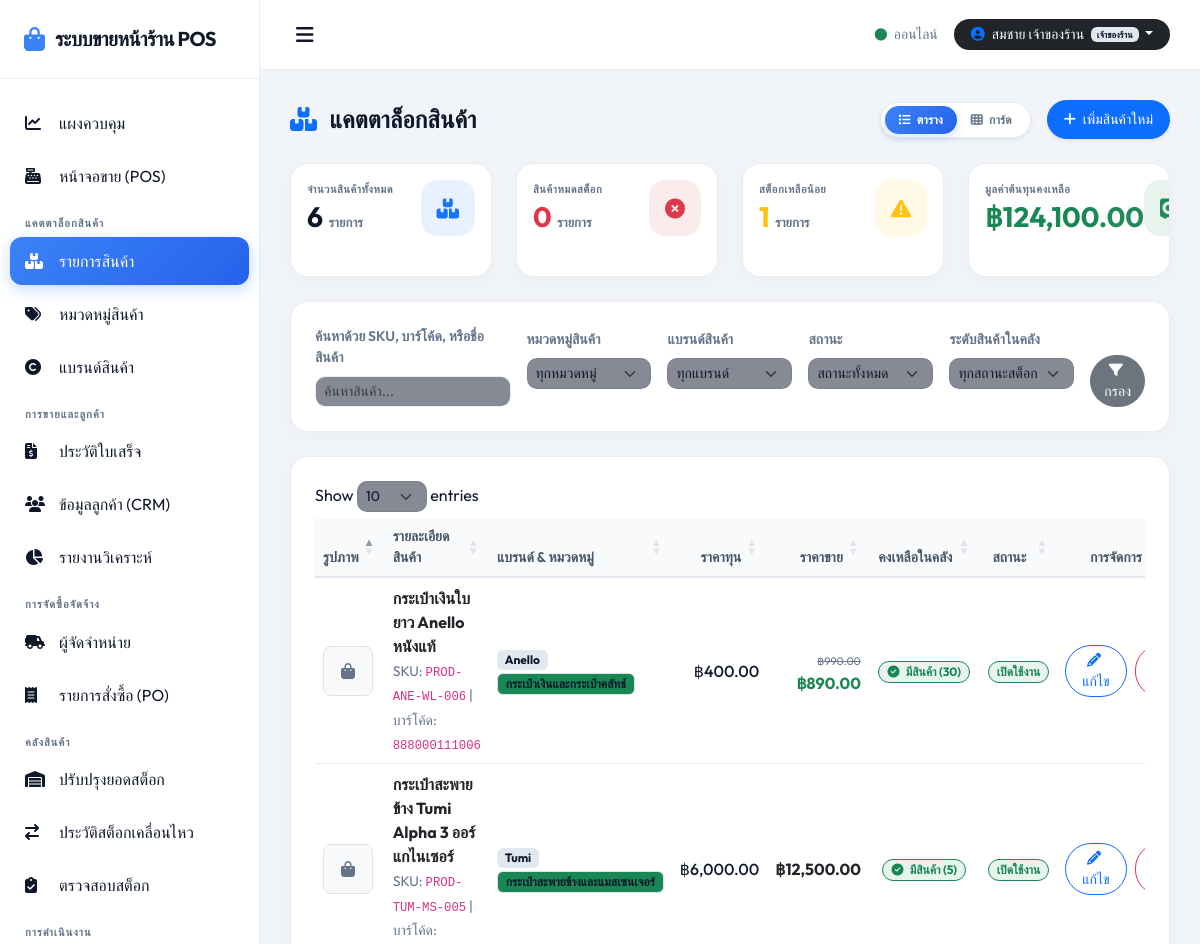
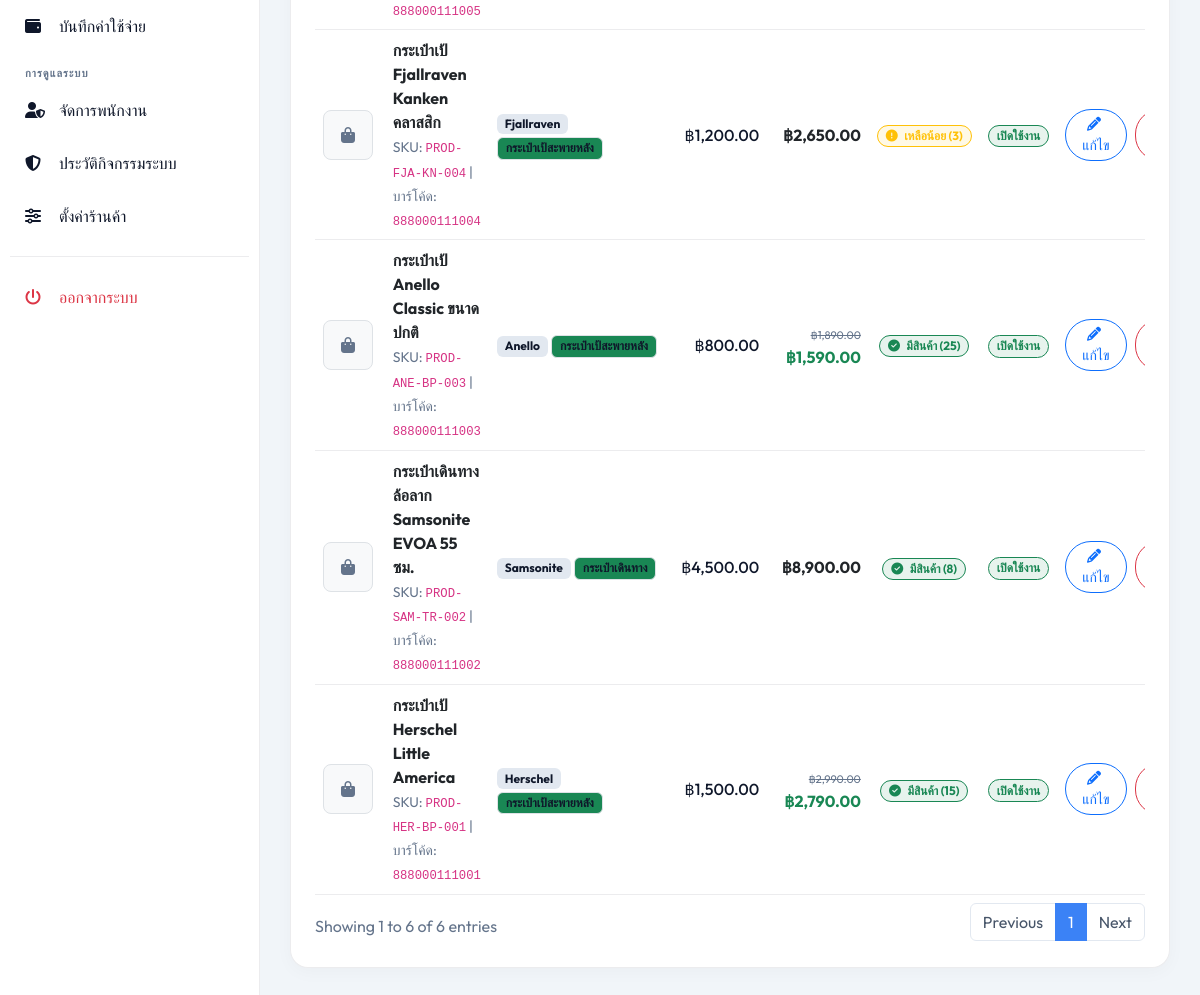
Screenshot of /products (signed in) with the database file from the repository (2 pictures, top to bottom).
### tables this page shows
CREATE TABLE `products` (
    `id` INT AUTO_INCREMENT PRIMARY KEY,
    `sku` VARCHAR(50) NOT NULL UNIQUE,
    `barcode` VARCHAR(50) NOT NULL UNIQUE,
    `name` VARCHAR(150) NOT NULL,
    `brand_id` INT NULL,
    `category_id` INT NULL,
    `color` VARCHAR(50) NULL,
    `material` VARCHAR(100) NULL,
    `size` VARCHAR(50) NULL,
    `cost_price` DECIMAL(10,2) NOT NULL DEFAULT 0.00,
    `selling_price` DECIMAL(10,2) NOT NULL DEFAULT 0.00,
    `promotion_price` DECIMAL(10,2) NULL,
    `stock_quantity` INT NOT NULL DEFAULT 0,
    `min_stock` INT NOT NULL DEFAULT 5,
    `description` TEXT NULL,
    `status` ENUM('Active', 'Inactive') DEFAULT 'Active',
    `created_at` TIMESTAMP DEFAULT CURRENT_TIMESTAMP,
    `updated_at` TIMESTAMP DEFAULT CURRENT_TIMESTAMP ON UPDATE CURRENT_TIMESTAMP,
    FOREIGN KEY (`brand_id`) REFERENCES `brands` (`id`) ON DELETE SET NULL,
    FOREIGN KEY (`category_id`) REFERENCES `categories` (`id`) ON DELETE SET NULL,
    INDEX `idx_products_sku` (`sku`),
    INDEX `idx_products_barcode` (`barcode`)
);

CREATE TABLE `brands` (
    `id` INT AUTO_INCREMENT PRIMARY KEY,
    `name` VARCHAR(100) NOT NULL UNIQUE,
    `description` TEXT NULL,
    `created_at` TIMESTAMP DEFAULT CURRENT_TIMESTAMP,
    `updated_at` TIMESTAMP DEFAULT CURRENT_TIMESTAMP ON UPDATE CURRENT_TIMESTAMP
);

CREATE TABLE `categories` (
    `id` INT AUTO_INCREMENT PRIMARY KEY,
    `name` VARCHAR(100) NOT NULL UNIQUE,
    `description` TEXT NULL,
    `created_at` TIMESTAMP DEFAULT CURRENT_TIMESTAMP,
    `updated_at` TIMESTAMP DEFAULT CURRENT_TIMESTAMP ON UPDATE CURRENT_TIMESTAMP
);

### views/products/index.php (the view, shortened to what the rows shown need)
<div class="glass-panel border border-secondary shadow-sm" id="productsTableView">
    <div class="table-responsive">
        <table class="table align-middle w-100" id="productsTable">
            <thead>
                <tr class="text-secondary small border-secondary">
                    <th style="width: 70px;">รูปภาพ</th>
                    <th>รายละเอียดสินค้า</th>
                    <th>แบรนด์ & หมวดหมู่</th>
                    <th class="text-end">ราคาทุน</th>
                    <th class="text-end">ราคาขาย</th>
                    <th class="text-center">คงเหลือในคลัง</th>
                    <th class="text-center">สถานะ</th>
                    <th style="width: 160px;" class="text-center">การจัดการ</th>
                </tr>
            </thead>
            <tbody>
                <?php foreach ($products as $prod): ?>
                    <tr class="border-secondary text-light">
                        <td>
                            <?php if (!empty($prod['primary_image'])): ?>
                                <img src="<?= htmlspecialchars($prod['primary_image']) ?>" alt="Bag Image" class="rounded-3 border" style="width: 50px; height: 50px; object-fit: cover; box-shadow: 0 2px 8px rgba(0,0,0,0.05);">
                            <?php else: ?>
                                <div class="bg-light rounded-3 border text-secondary d-flex align-items-center justify-content-center" style="width: 50px; height: 50px;">
                                    <i class="fa-solid fa-bag-shopping"></i>
                                </div>
                            <?php endif; ?>
                        </td>
                        <td>
                            <span class="fw-bold text-dark"><?= htmlspecialchars($prod['name']) ?></span><br>
                            <span class="text-secondary small">SKU: <code><?= htmlspecialchars($prod['sku']) ?></code> | บาร์โค้ด: <code><?= htmlspecialchars($prod['barcode']) ?></code></span>
                        </td>
                        <td>
                            <span class="badge bg-secondary"><?= htmlspecialchars($prod['brand_name'] ?? 'ไม่มีแบรนด์') ?></span>
                            <span class="badge bg-success border text-light"><?= htmlspecialchars($prod['category_name'] ?? 'ไม่มีหมวดหมู่') ?></span>
                        </td>
                        <td class="text-end fw-medium">฿<?= number_format($prod['cost_price'], 2) ?></td>
                        <td class="text-end">
                            <?php if (!empty($prod['promotion_price']) && $prod['promotion_price'] < $prod['selling_price']): ?>
                                <span class="text-decoration-line-through text-secondary small" style="font-size: 11px;">฿<?= number_format($prod['selling_price'], 2) ?></span><br>
                                <span class="text-success fw-bold">฿<?= number_format($prod['promotion_price'], 2) ?></span>
                            <?php else: ?>
                                <span class="fw-bold text-dark">฿<?= number_format($prod['selling_price'], 2) ?></span>
                            <?php endif; ?>
                        </td>
                        <td class="text-center">
                            <?php if ($prod['stock_quantity'] <= 0): ?>
                                <span class="badge bg-danger bg-opacity-10 text-danger border border-danger rounded-pill px-2 py-1"><i class="fa-solid fa-circle-xmark me-1"></i> สินค้าหมด (<?= $prod['stock_quantity'] ?>)</span>
                            <?php elseif ($prod['stock_quantity'] <= $prod['min_stock']): ?>
                                <span class="badge bg-warning bg-opacity-10 text-warning border border-warning text-dark-override rounded-pill px-2 py-1"><i class="fa-solid fa-circle-exclamation me-1"></i> เหลือน้อย (<?= $prod['stock_quantity'] ?>)</span>
                            <?php else: ?>
                                <span class="badge bg-success bg-opacity-10 text-success border border-success rounded-pill px-2 py-1"><i class="fa-solid fa-circle-check me-1"></i> มีสินค้า (<?= $prod['stock_quantity'] ?>)</span>
                            <?php endif; ?>
                        </td>
                        <td class="text-center">
                            <?php if ($prod['status'] === 'Active'): ?>
                                <span class="badge bg-success bg-opacity-10 text-success border border-success rounded-pill px-2">เปิดใช้งาน</span>
                            <?php else: ?>
                                <span class="badge bg-danger bg-opacity-10 text-danger border border-danger rounded-pill px-2">ปิดใช้งาน</span>
                            <?php endif; ?>
                        </td>
                        <td>
                            <div class="d-flex justify-content-center gap-2">
                                <a href="/products/edit/<?= $prod['id'] ?>" class="btn btn-outline-primary btn-sm rounded-pill px-3">
                                    <i class="fa-solid fa-pencil me-1"></i> แก้ไข
                                </a>
                                <button class="btn btn-outline-danger btn-sm rounded-pill px-3 delete-btn" data-id="<?= $prod['id'] ?>">
                                </button>
                            </div>
                        </td>
                    </tr>
                <?php endforeach; ?>
            </tbody>
        </table>
    </div>
</div>

### rows the page displays
products: name "กระเป๋าเงินใบยาว Anello หนังแท้", sku "PROD-ANE-WL-006", barcode "888000111006", brand.name "Anello", category.name "กระเป๋าเงินและกระเป๋าคลัทช์", cost_price "400.00", selling_price "990.00", promotion_price "890.00", stock_quantity "30", status "เปิดใช้งาน"
products: name "กระเป๋าสะพายข้าง Tumi Alpha 3 ออร์แกไนเซอร์", sku "PROD-TUM-MS-005", barcode "888000111005", brand.name "Tumi", category.name "กระเป๋าสะพายข้างและแมสเซนเจอร์", cost_price "6,000.00", selling_price "12,500.00", stock_quantity "5", status "เปิดใช้งาน"
products: name "กระเป๋าเป้ Fjallraven Kanken คลาสสิก", sku "PROD-FJA-KN-004", barcode "888000111004", brand.name "Fjallraven", category.name "กระเป๋าเป้สะพายหลัง", cost_price "1,200.00", selling_price "2,650.00", stock_quantity "3", status "เปิดใช้งาน"
products: name "กระเป๋าเป้ Anello Classic ขนาดปกติ", sku "PROD-ANE-BP-003", barcode "888000111003", brand.name "Anello", category.name "กระเป๋าเป้สะพายหลัง", cost_price "800.00", selling_price "1,890.00", promotion_price "1,590.00", stock_quantity "25", status "เปิดใช้งาน"
products: name "กระเป๋าเดินทางล้อลาก Samsonite EVOA 55 ซม.", sku "PROD-SAM-TR-002", barcode "888000111002", brand.name "Samsonite", category.name "กระเป๋าเดินทาง", cost_price "4,500.00", selling_price "8,900.00", stock_quantity "8", status "เปิดใช้งาน"
products: name "กระเป๋าเป้ Herschel Little America", sku "PROD-HER-BP-001", barcode "888000111001", brand.name "Herschel", category.name "กระเป๋าเป้สะพายหลัง", cost_price "1,500.00", selling_price "2,990.00", promotion_price "2,790.00", stock_quantity "15", status "เปิดใช้งาน"

### other values shown
$thaiRole "เจ้าของร้าน"
$totalSkus "6"
$outOfStock "0"
$lowStock "1"
$totalValue "124,100.00"
